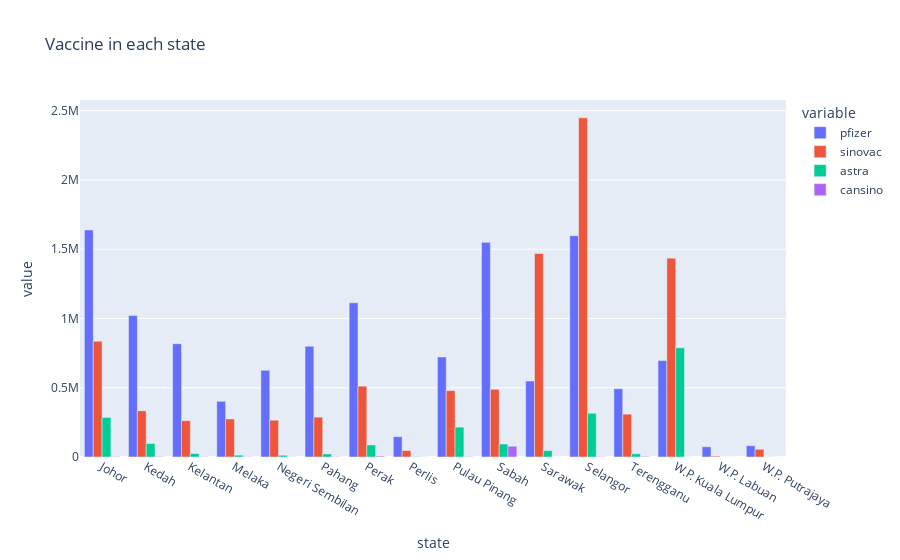

The notebook cell saved with this chart:
### Code cell
df = vax_state[['state','pfizer1','sinovac1','astra1','cansino']]
df = df.rename(columns={'pfizer1':'pfizer','sinovac1':'sinovac','astra1':'astra'})
df = df.groupby('state').sum()
fig = px.bar(df,barmode='group',title = 'Vaccine in each state')
fig.show()

### Figure 1 — Plotly figure (JSON) as saved in the notebook; plotly's stock layout.template omitted (floating-point values rounded to 4 significant figures)
{"data": [{"alignmentgroup": "True", "hovertemplate": "variable=pfizer<br>state=%{x}<br>value=%{y}<extra></extra>", "legendgroup": "pfizer", "marker": {"color": "#636efa"}, "name": "pfizer", "offsetgroup": "pfizer", "orientation": "v", "showlegend": true, "textposition": "auto", "type": "bar", "x": ["Johor", "Kedah", "Kelantan", "Melaka", "Negeri Sembilan", "Pahang", "Perak", "Perlis", "Pulau Pinang", "Sabah", "Sarawak", "Selangor", "Terengganu", "W.P. Kuala Lumpur", "W.P. Labuan", "W.P. Putrajaya"], "xaxis": "x", "y": [1638777, 1020897, 817890, 401964, 626156, 799607, 1113069, 146684, 722036, 1549555, 548454, 1597902, 492845, 695895, 73758, 81451], "yaxis": "y"}, {"alignmentgroup": "True", "hovertemplate": "variable=sinovac<br>state=%{x}<br>value=%{y}<extra></extra>", "legendgroup": "sinovac", "marker": {"color": "#EF553B"}, "name": "sinovac", "offsetgroup": "sinovac", "orientation": "v", "showlegend": true, "textposition": "auto", "type": "bar", "x": ["Johor", "Kedah", "Kelantan", "Melaka", "Negeri Sembilan", "Pahang", "Perak", "Perlis", "Pulau Pinang", "Sabah", "Sarawak", "Selangor", "Terengganu", "W.P. Kuala Lumpur", "W.P. Labuan", "W.P. Putrajaya"], "xaxis": "x", "y": [835589, 333419, 262230, 274466, 265795, 287785, 511308, 46515, 478980, 488655, 1468923, 2448571, 309244, 1435795, 6150, 55719], "yaxis": "y"}, {"alignmentgroup": "True", "hovertemplate": "variable=astra<br>state=%{x}<br>value=%{y}<extra></extra>", "legendgroup": "astra", "marker": {"color": "#00cc96"}, "name": "astra", "offsetgroup": "astra", "orientation": "v", "showlegend": true, "textposition": "auto", "type": "bar", "x": ["Johor", "Kedah", "Kelantan", "Melaka", "Negeri Sembilan", "Pahang", "Perak", "Perlis", "Pulau Pinang", "Sabah", "Sarawak", "Selangor", "Terengganu", "W.P. Kuala Lumpur", "W.P. Labuan", "W.P. Putrajaya"], "xaxis": "x", "y": [285694, 97347, 24819, 13120, 12610, 21981, 86984, 2540, 215365, 93514, 45801, 316054, 23272, 788135, 0, 718], "yaxis": "y"}, {"alignmentgroup": "True", "hovertemplate": "variable=cansino<br>state=%{x}<br>value=%{y}<extra></extra>", "legendgroup": "cansino", "marker": {"color": "#ab63fa"}, "name": "cansino", "offsetgroup": "cansino", "orientation": "v", "showlegend": true, "textposition": "auto", "type": "bar", "x": ["Johor", "Kedah", "Kelantan", "Melaka", "Negeri Sembilan", "Pahang", "Perak", "Perlis", "Pulau Pinang", "Sabah", "Sarawak", "Selangor", "Terengganu", "W.P. Kuala Lumpur", "W.P. Labuan", "W.P. Putrajaya"], "xaxis": "x", "y": [3006, 2739, 1810, 1834, 783, 2439, 6474, 504, 2661, 77660, 133, 2246, 3875, 309, 0, 0], "yaxis": "y"}], "layout": {"barmode": "group", "legend": {"title": {"text": "variable"}, "tracegroupgap": 0}, "title": {"text": "Vaccine in each state"}, "xaxis": {"anchor": "y", "domain": [0, 1], "title": {"text": "state"}}, "yaxis": {"anchor": "x", "domain": [0, 1], "title": {"text": "value"}}}}
